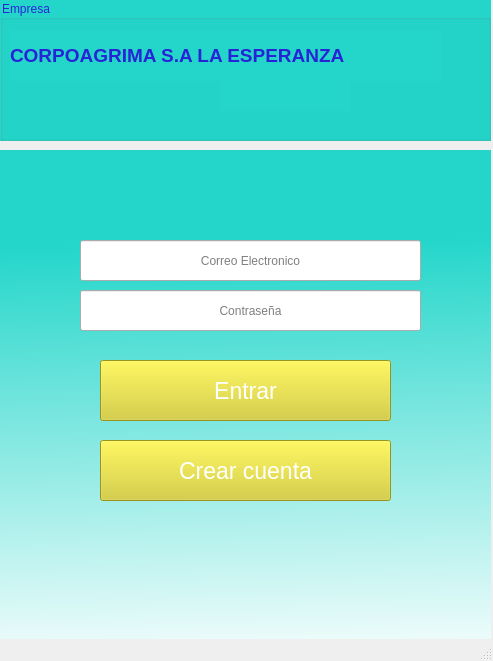
<?xml version="1.0" encoding="UTF-8"?>
<ui version="4.0">
 <class>MainWindow</class>
 <widget class="QMainWindow" name="MainWindow">
  <property name="geometry">
   <rect>
    <x>0</x>
    <y>0</y>
    <width>493</width>
    <height>661</height>
   </rect>
  </property>
  <property name="windowTitle">
   <string>MainWindow</string>
  </property>
  <widget class="QWidget" name="centralwidget">
   <widget class="QGroupBox" name="groupBox">
    <property name="geometry">
     <rect>
      <x>0</x>
      <y>0</y>
      <width>491</width>
      <height>141</height>
     </rect>
    </property>
    <property name="styleSheet">
     <string notr="true">color: rgb(39, 36, 214);
background-color: rgb(36, 214, 202);</string>
    </property>
    <property name="title">
     <string>Empresa</string>
    </property>
    <widget class="QLabel" name="label">
     <property name="geometry">
      <rect>
       <x>10</x>
       <y>30</y>
       <width>431</width>
       <height>51</height>
      </rect>
     </property>
     <property name="font">
      <font>
       <pointsize>19</pointsize>
       <weight>75</weight>
       <bold>true</bold>
      </font>
     </property>
     <property name="text">
      <string>&lt;html&gt;&lt;head/&gt;&lt;body&gt;&lt;p&gt;&lt;span style=&quot; font-size:14pt;&quot;&gt;CORPOAGRIMA S.A LA ESPERANZA&lt;/span&gt;&lt;/p&gt;&lt;/body&gt;&lt;/html&gt;</string>
     </property>
    </widget>
    <widget class="QLabel" name="label_2">
     <property name="geometry">
      <rect>
       <x>220</x>
       <y>80</y>
       <width>131</width>
       <height>31</height>
      </rect>
     </property>
     <property name="font">
      <font>
       <pointsize>11</pointsize>
      </font>
     </property>
     <property name="text">
      <string/>
     </property>
    </widget>
   </widget>
   <widget class="QPushButton" name="Login_button">
    <property name="geometry">
     <rect>
      <x>100</x>
      <y>360</y>
      <width>291</width>
      <height>61</height>
     </rect>
    </property>
    <property name="font">
     <font>
      <pointsize>17</pointsize>
     </font>
    </property>
    <property name="styleSheet">
     <string notr="true">background-color: rgb(214, 208, 36);
color: rgb(255, 255, 255);</string>
    </property>
    <property name="text">
     <string>Entrar</string>
    </property>
   </widget>
   <widget class="QPushButton" name="Create_Account_Button">
    <property name="geometry">
     <rect>
      <x>100</x>
      <y>440</y>
      <width>291</width>
      <height>61</height>
     </rect>
    </property>
    <property name="font">
     <font>
      <pointsize>17</pointsize>
     </font>
    </property>
    <property name="styleSheet">
     <string notr="true">background-color: rgb(214, 208, 36);
color: rgb(255, 255, 255);</string>
    </property>
    <property name="text">
     <string>Crear cuenta</string>
    </property>
   </widget>
   <widget class="QLineEdit" name="email">
    <property name="geometry">
     <rect>
      <x>80</x>
      <y>240</y>
      <width>341</width>
      <height>41</height>
     </rect>
    </property>
    <property name="text">
     <string/>
    </property>
    <property name="alignment">
     <set>Qt::AlignCenter</set>
    </property>
    <property name="placeholderText">
     <string>Correo Electronico</string>
    </property>
   </widget>
   <widget class="QLineEdit" name="contrasenia">
    <property name="geometry">
     <rect>
      <x>80</x>
      <y>290</y>
      <width>341</width>
      <height>41</height>
     </rect>
    </property>
    <property name="text">
     <string/>
    </property>
    <property name="maxLength">
     <number>12</number>
    </property>
    <property name="echoMode">
     <enum>QLineEdit::Password</enum>
    </property>
    <property name="alignment">
     <set>Qt::AlignCenter</set>
    </property>
    <property name="placeholderText">
     <string>Contraseña</string>
    </property>
   </widget>
   <widget class="QLabel" name="label_4">
    <property name="geometry">
     <rect>
      <x>0</x>
      <y>150</y>
      <width>491</width>
      <height>531</height>
     </rect>
    </property>
    <property name="styleSheet">
     <string notr="true">background-color: qlineargradient(spread:pad, x1:0.512, y1:0, x2:0.532, y2:1, stop:0.174129 rgba(36, 214, 202), stop:1 rgba(255, 255, 255, 255));</string>
    </property>
    <property name="text">
     <string/>
    </property>
   </widget>
   <widget class="QLabel" name="label_5">
    <property name="geometry">
     <rect>
      <x>0</x>
      <y>140</y>
      <width>491</width>
      <height>8</height>
     </rect>
    </property>
    <property name="styleSheet">
     <string notr="true">background-color: qconicalgradient(cx:0.426, cy:0.522727, angle:0, stop:0 rgba(136, 106, 22, 255), stop:0.109453 rgba(166, 140, 41, 255), stop:0.285 rgba(204, 181, 74, 255), stop:0.345 rgba(235, 219, 102, 255), stop:0.415 rgba(245, 236, 112, 255), stop:0.52 rgba(209, 190, 76, 255), stop:0.57 rgba(187, 156, 51, 255), stop:0.635 rgba(168, 142, 42, 255), stop:0.75 rgba(218, 202, 86, 255), stop:0.815 rgba(208, 187, 73, 255), stop:0.950249 rgba(202, 174, 68, 255));</string>
    </property>
    <property name="text">
     <string/>
    </property>
   </widget>
   <widget class="QLabel" name="Alerta_Login">
    <property name="geometry">
     <rect>
      <x>60</x>
      <y>540</y>
      <width>361</width>
      <height>41</height>
     </rect>
    </property>
    <property name="font">
     <font>
      <stylestrategy>PreferDefault</stylestrategy>
     </font>
    </property>
    <property name="styleSheet">
     <string notr="true">color: rgb(255, 0, 4);</string>
    </property>
    <property name="text">
     <string/>
    </property>
    <property name="alignment">
     <set>Qt::AlignCenter</set>
    </property>
   </widget>
   <zorder>label_4</zorder>
   <zorder>groupBox</zorder>
   <zorder>Login_button</zorder>
   <zorder>Create_Account_Button</zorder>
   <zorder>email</zorder>
   <zorder>contrasenia</zorder>
   <zorder>label_5</zorder>
   <zorder>Alerta_Login</zorder>
  </widget>
  <widget class="QStatusBar" name="statusbar"/>
 </widget>
 <resources/>
 <connections/>
</ui>
